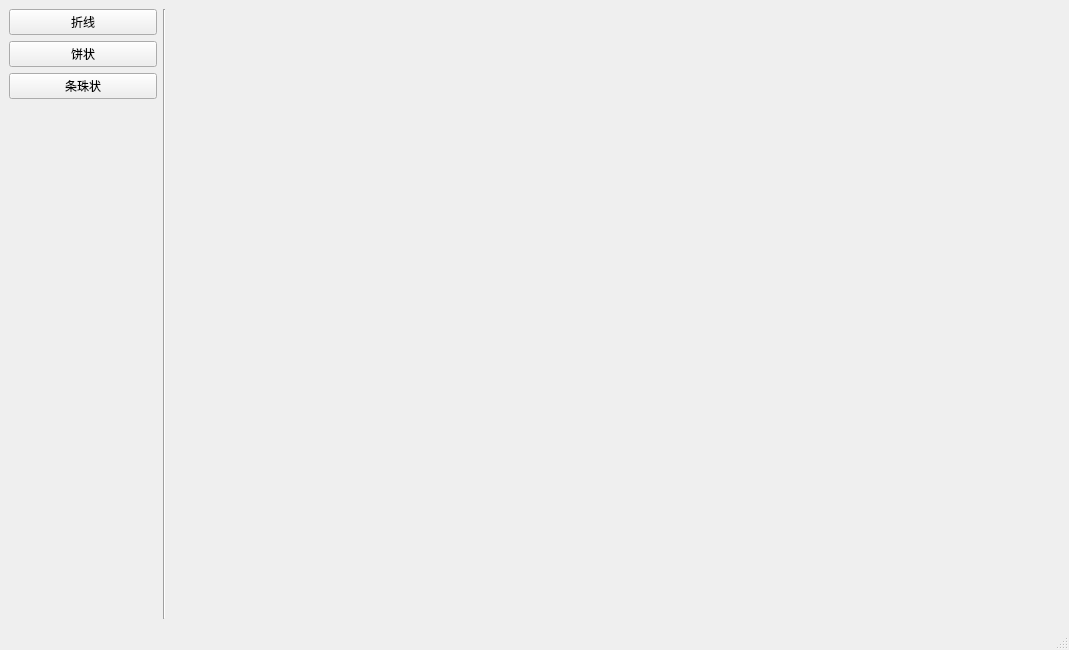
<?xml version="1.0" encoding="UTF-8"?>
<ui version="4.0">
 <class>MainWindow</class>
 <widget class="QMainWindow" name="MainWindow">
  <property name="geometry">
   <rect>
    <x>0</x>
    <y>0</y>
    <width>1069</width>
    <height>650</height>
   </rect>
  </property>
  <property name="windowTitle">
   <string>MainWindow</string>
  </property>
  <widget class="QWidget" name="centralwidget">
   <layout class="QHBoxLayout" name="horizontalLayout_2">
    <item>
     <layout class="QHBoxLayout" name="horizontalLayout" stretch="1,0,6">
      <item>
       <layout class="QVBoxLayout" name="verticalLayout">
        <item>
         <widget class="QPushButton" name="_spline_button">
          <property name="text">
           <string>折线</string>
          </property>
         </widget>
        </item>
        <item>
         <widget class="QPushButton" name="_pie_button">
          <property name="text">
           <string>饼状</string>
          </property>
         </widget>
        </item>
        <item>
         <widget class="QPushButton" name="_bar_button">
          <property name="text">
           <string>条珠状</string>
          </property>
         </widget>
        </item>
        <item>
         <spacer name="verticalSpacer">
          <property name="orientation">
           <enum>Qt::Vertical</enum>
          </property>
          <property name="sizeHint" stdset="0">
           <size>
            <width>20</width>
            <height>40</height>
           </size>
          </property>
         </spacer>
        </item>
       </layout>
      </item>
      <item>
       <widget class="Line" name="line">
        <property name="orientation">
         <enum>Qt::Vertical</enum>
        </property>
       </widget>
      </item>
      <item>
       <widget class="QWidget" name="_charts_widget" native="true"/>
      </item>
     </layout>
    </item>
   </layout>
  </widget>
  <widget class="QMenuBar" name="menubar">
   <property name="geometry">
    <rect>
     <x>0</x>
     <y>0</y>
     <width>1069</width>
     <height>23</height>
    </rect>
   </property>
  </widget>
  <widget class="QStatusBar" name="statusbar"/>
 </widget>
 <resources/>
 <connections/>
</ui>
